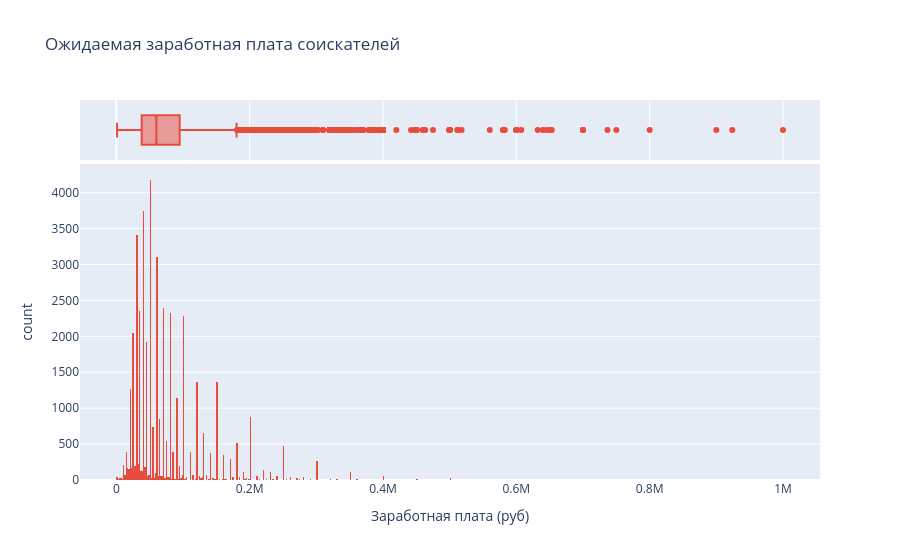

Notebook source saved alongside this figure:
### Markdown cell above
3. Постройте распределение признака **"ЗП (руб)"**. Опишите данное распределение, отвечая на следующие вопросы: каковы предельные значения признака, в каком примерном интервале находится заработная плата большинства соискателей? Есть ли аномалии для признака возраста? Обратите внимание на гигантские размеры желаемой заработной платы.
*Совет: постройте гистограмму и коробчатую диаграмму рядом.*

### Code cell
import plotly.express as px

# Строим гистограмму распределения заработной платы в рублях с коробчатой диаграммой сверху
fig = px.histogram(
    dst_data, 
    x="ЗП (руб)", 
    marginal="box", 
    title="Ожидаемая заработная плата соискателей",
    labels={"ЗП (руб)": "Заработная плата (руб)"},
    color_discrete_sequence=['#e74c3c'] # Красный цвет
)

# Выводим график
fig.show()
fig.write_html("Pics/experience_distribution.html")

### Figure 1 — Plotly figure (JSON) as saved in the notebook; plotly's stock layout.template omitted (floating-point values rounded to 4 significant figures; data arrays with more than 128 entries replaced by an {"elided": "..."} marker saying what was removed)
{"data": [{"bingroup": "x", "hovertemplate": "Заработная плата (руб)=%{x}<br>count=%{y}<extra></extra>", "legendgroup": "", "marker": {"color": "#e74c3c", "pattern": {"shape": ""}}, "name": "", "orientation": "v", "showlegend": false, "type": "histogram", "x": {"elided": "44485 float values"}, "xaxis": "x", "yaxis": "y"}, {"hovertemplate": "Заработная плата (руб)=%{x}<extra></extra>", "legendgroup": "", "marker": {"color": "#e74c3c"}, "name": "", "notched": true, "showlegend": false, "type": "box", "x": {"elided": "44485 float values"}, "xaxis": "x2", "yaxis": "y2"}], "layout": {"barmode": "relative", "legend": {"tracegroupgap": 0}, "title": {"text": "Ожидаемая заработная плата соискателей"}, "xaxis": {"anchor": "y", "domain": [0, 1], "title": {"text": "Заработная плата (руб)"}}, "xaxis2": {"anchor": "y2", "domain": [0, 1], "matches": "x", "showgrid": true, "showticklabels": false}, "yaxis": {"anchor": "x", "domain": [0, 0.8316], "title": {"text": "count"}}, "yaxis2": {"anchor": "x2", "domain": [0.8416, 1], "matches": "y2", "showgrid": false, "showline": false, "showticklabels": false, "ticks": ""}}}
